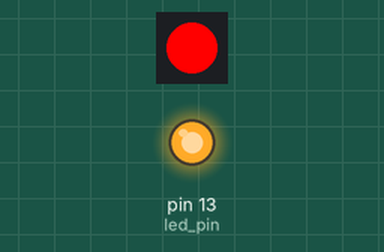
Recording of a sketch running on a simulated Arduino Uno, built with avr-gcc and run on an emulated ATmega328P. Parts: 1 RGB LEDs in strip order, left to right, output pins drawn as LEDs (lit = HIGH). Dim RGB values are drawn brighter than linear; random numbers use the default seed unless the sketch sets one.

Above: at 0.1 s.
At 9.6 s:
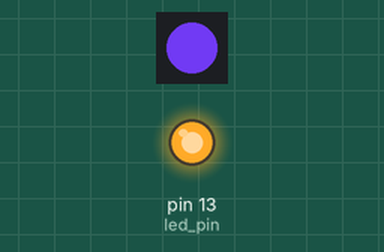
At 19.6 s:
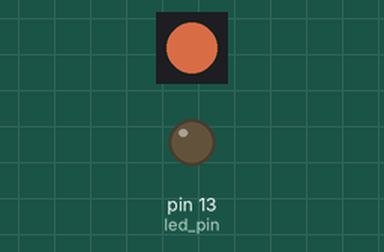
At 39.1 s:
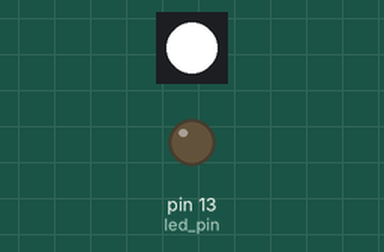
Timing chart, 0 to 40.0 s (numbered marks = the images above):
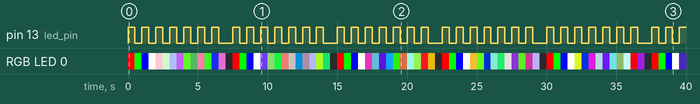

The sketch:

neopixel_simple.ino
```cpp
/* Very basic 1-neopixel demo
 * By: Jeffrey Hundstad <we0a@arrl.net> 2015-04-20
 *
 * Circuit:
 * 5V    : NeoPixel VCC
 * GND   : NeoPixel GND
 * pin-6 : NeoPixel DataIn
 *         Uses LED_BUILTIN
 *
 * Cycle though: red, green, blue, white, 10 random colors, then black.
 * At every color switch change the built in LED (just to make sure it's working)
 *
 * You can find more here:
 *   https://learn.adafruit.com/adafruit-neopixel-uberguide/arduino-library
*/

// built in LED
const byte led_pin = LED_BUILTIN;
// current status of the built in LED
boolean led_status = 0;

#include <Adafruit_NeoPixel.h>
const byte NEOPIXEL_PIN = 6;
// Parameter 1 = number of pixels in strip
// Parameter 2 = pin number (most are valid)
// Parameter 3 = pixel type flags, add together as needed:
//   NEO_KHZ800  800 KHz bitstream (most NeoPixel products w/WS2812 LEDs)
//   NEO_KHZ400  400 KHz (classic 'v1' (not v2) FLORA pixels, WS2811 drivers)
//   NEO_GRB     Pixels are wired for GRB bitstream (most NeoPixel products)
//   NEO_RGB     Pixels are wired for RGB bitstream (v1 FLORA pixels, not v2)
Adafruit_NeoPixel strip = Adafruit_NeoPixel(1, NEOPIXEL_PIN, NEO_GRB + NEO_KHZ800);

void setup() {
  strip.begin();
  strip.show(); // Initialize all pixels to 'off'
  randomSeed(analogRead(0));
  pinMode(led_pin, OUTPUT);
  digitalWrite(led_pin, led_status);
}

// Delay between each color change
const unsigned int color_delay = 500;

void loop() {

  digitalWrite(led_pin, led_status ^= 1); // Change built in LED

  // Red
  strip.setPixelColor(0, 255, 0, 0);
  strip.show();
  delay(color_delay);

  digitalWrite(led_pin, led_status ^= 1); // Change built in LED

  //Green
  strip.setPixelColor(0, 0, 255, 0);
  strip.show();
  delay(color_delay);

  digitalWrite(led_pin, led_status ^= 1); // Change built in LED

  //Blue
  strip.setPixelColor(0, 0, 0, 255);
  strip.show();
  delay(color_delay);

  digitalWrite(led_pin, led_status ^= 1); // Change built in LED

  //White
  strip.setPixelColor(0, 255, 255, 255);
  strip.show();
  delay(color_delay);

  digitalWrite(led_pin, led_status ^= 1); // Change built in LED

  // 10 random colors
  for (byte counter = 0; counter < 10; counter++) {
    strip.setPixelColor(0, random(255), random(255), random(255));
    strip.show();
    delay(color_delay);
    digitalWrite(led_pin, led_status ^= 1); // Change built in LED
  }

  digitalWrite(led_pin, led_status ^= 1); // Change built in LED

  //Black
  strip.setPixelColor(0, 0, 0, 0);
  strip.show();

  delay(color_delay);

}
```

Measured:
- by itself, pin 13 (led_pin): repeats every 7.5 s: 6 × (LOW 0.50 s, HIGH 0.50 s), LOW 1.0 s, HIGH 0.50 s
- by itself, RGB LED 0: off → RGB(255, 0, 0) at 0.00 s, → RGB(0, 255, 0) 0.50 s later, → RGB(0, 0, 255) 0.50 s later, → RGB(255, 255, 255) 0.50 s later, … (80 changes in this stretch)
